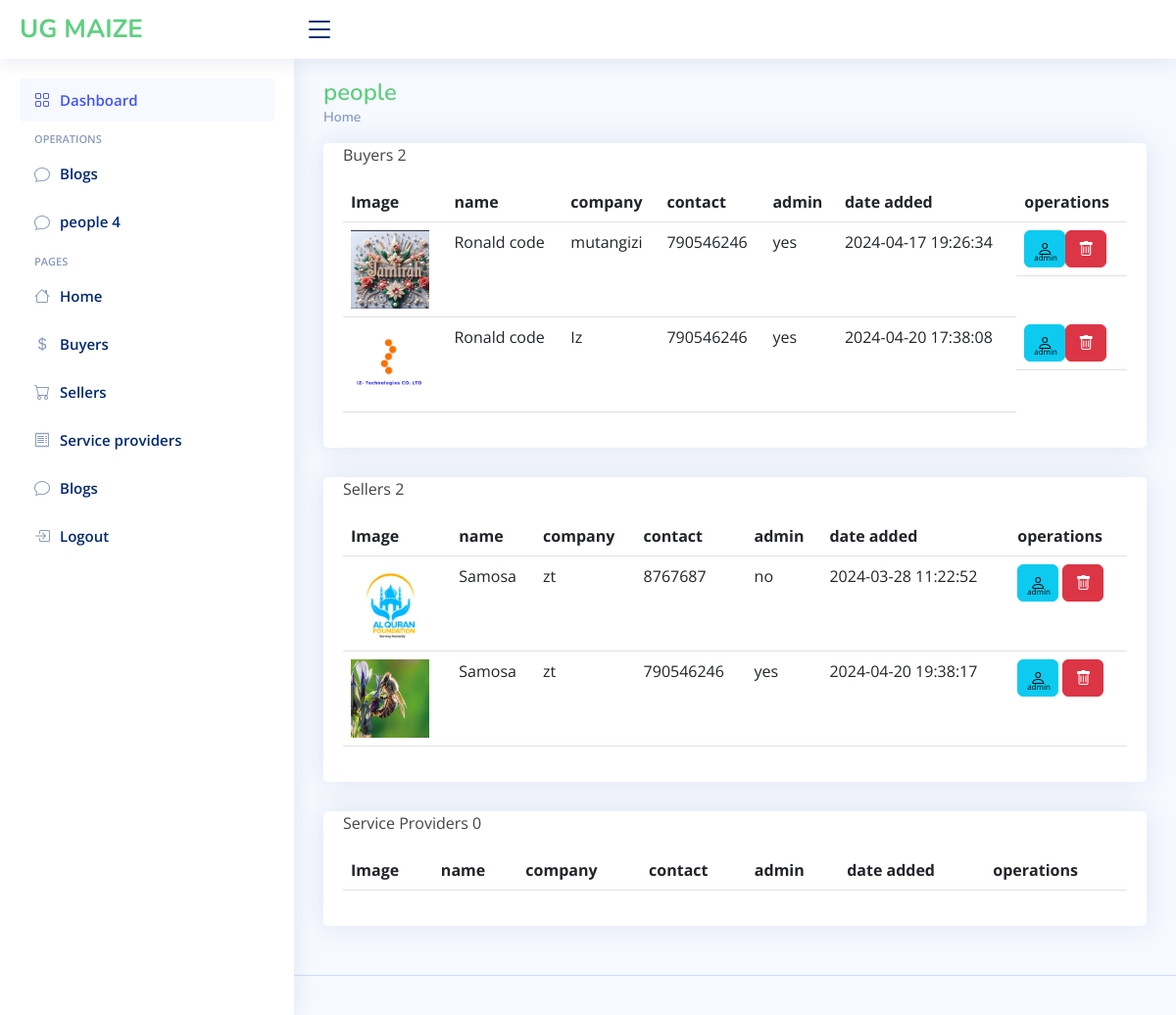
/people.php, run on an earlier commit of the app's database.
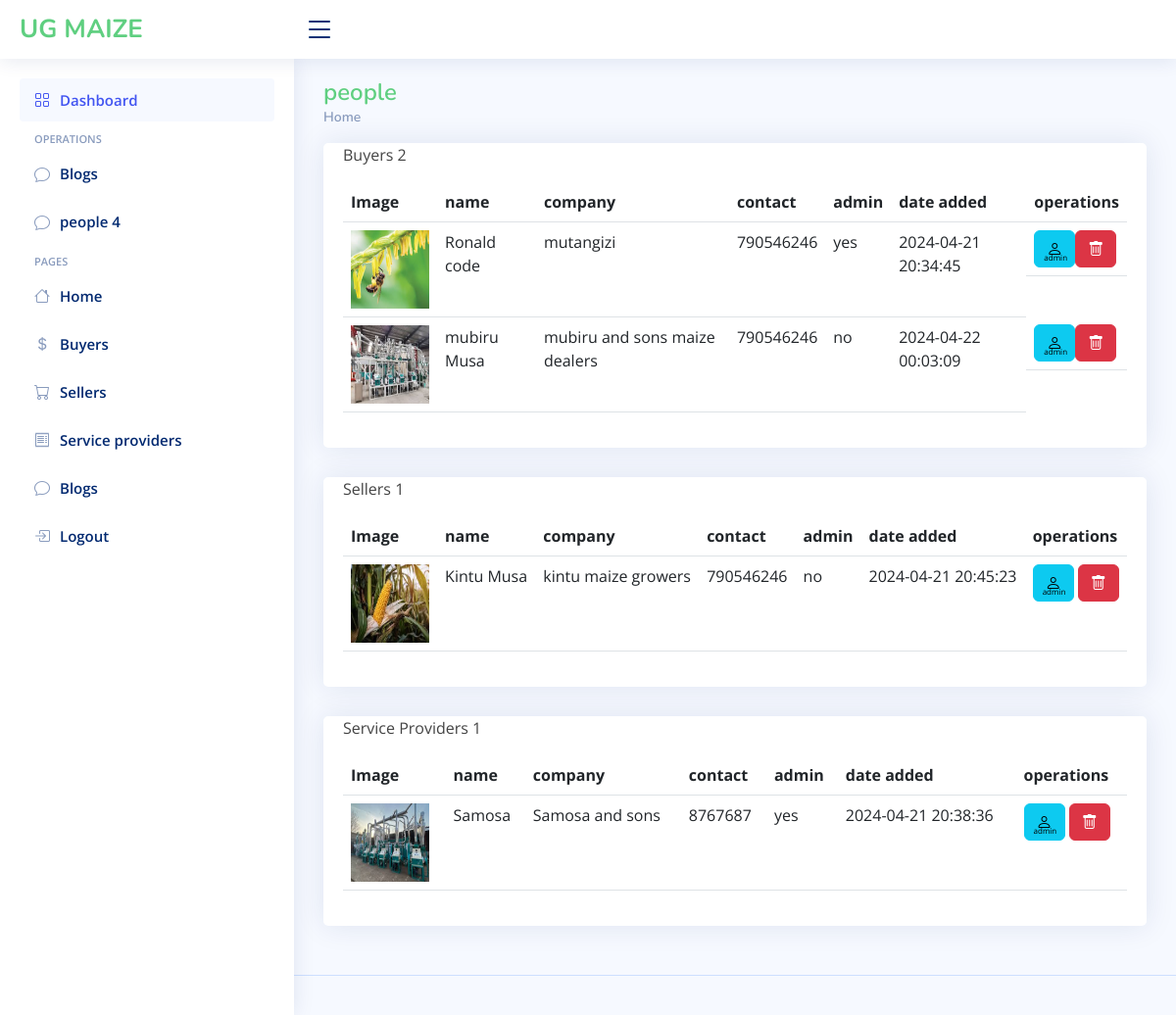
And on a later commit of the database.
### tables this page shows
CREATE TABLE `users` (
  `id` int(11) NOT NULL,
  `name` varchar(500) DEFAULT NULL,
  `email` varchar(100) DEFAULT NULL,
  `password` varchar(500) DEFAULT NULL,
  `role` varchar(100) DEFAULT 'buyer',
  `image` varchar(200) DEFAULT NULL,
  `company` varchar(200) DEFAULT NULL,
  `description` varchar(1000) DEFAULT NULL,
  `logo` varchar(100) DEFAULT NULL,
  `motto` varchar(1000) DEFAULT NULL,
  `website` varchar(1000) DEFAULT NULL,
  `contact` int(11) DEFAULT NULL,
  `location` varchar(1000) DEFAULT NULL,
  `dateAdded` datetime DEFAULT current_timestamp(),
  `admin` tinyint(1) DEFAULT 0
);

### people.php (the view, shortened to what this page needs)
<?php
include './dbinit.php';
$sql="select(select count(*) from users where role = 'Seller') as Seller,
  (select count(*) from users where role = 'Service Provider') as Provider,
  (select count(*) from users where role = 'Buyer') as Buyer";
  $results =mysqli_query($conn,$sql);
  $users=mysqli_fetch_all($results,MYSQLI_ASSOC);
$sql="SELECT * FROM users WHERE role='seller'";
$results =mysqli_query($conn,$sql);
$sellers=mysqli_fetch_all($results,MYSQLI_ASSOC);
$sql="SELECT * FROM users WHERE role='buyer'";
$results =mysqli_query($conn,$sql);
$buyers=mysqli_fetch_all($results,MYSQLI_ASSOC);
$sql="SELECT * FROM users WHERE role='service provider'";
$results =mysqli_query($conn,$sql);
$providers=mysqli_fetch_all($results,MYSQLI_ASSOC);
?>
<!DOCTYPE html>
<html lang="en">
<head>
  <link href="assets2/vendor/bootstrap/css/bootstrap.min.css" rel="stylesheet">
  <link href="assets2/vendor/bootstrap-icons/bootstrap-icons.css" rel="stylesheet">
  <link href="assets2/vendor/boxicons/css/boxicons.min.css" rel="stylesheet">
  <link href="assets2/vendor/quill/quill.snow.css" rel="stylesheet">
  <link href="assets2/vendor/quill/quill.bubble.css" rel="stylesheet">
  <link href="assets2/vendor/remixicon/remixicon.css" rel="stylesheet">
  <link href="assets2/vendor/simple-datatables/style.css" rel="stylesheet">
  <link href="assets2/css/style.css" rel="stylesheet">
</head>
<body>
  <header id="header" class="header fixed-top d-flex align-items-center">
    <div class="d-flex align-items-center justify-content-between">
      <a href="index.php" class="logo d-flex align-items-center">
        <span class="d-none d-lg-block" style="color: #5fcf80;">UG MAIZE</span>
      </a>
      <i class="bi bi-list toggle-sidebar-btn"></i>
    </div>
  </header>
<?php include 'sidebar.php'  ?>
  <main id="main" class="main">
    <div class="pagetitle">
      <h1 style="color: #5fcf80;">people</h1>
      <nav>
        <ol class="breadcrumb">
          <li class="breadcrumb-item"><a href="index.php">Home</a></li>
        </ol>
      </nav>
    </div>
    <section class="section">
      <div class="row">
        <div class="col-lg-12">
          <div class="card">
            <div class="card-body">
              <p>Buyers <?php echo $users[0]['Buyer']  ?></p>
              <table class="table datatable">
                <thead>
                  <tr>
                    <th scope="col">Image</th>
                    <th scope="col">name</th>
                    <th scope="col">company</th>
                    <th scope="col">contact</th>
                    <th scope="col">admin</th>
                    <th scope="col">date added</th></th>
                    <th scope="col">operations</th></th>
                  </tr>
                </thead>
                <tbody>
                  <?php foreach ($buyers as $buyer) {?>
                     <tr>
                    <th scope="row">
                      <img src="imgs/<?php echo $buyer['image']  ?>" style="width: 80px; height: 80px;">
                    </th>
                    <td><?php echo $buyer['name']  ?></td>
                    <td><?php echo $buyer['company']  ?></td>
                    <td><?php echo $buyer['contact']  ?></td>
                    <td><?php echo $buyer['admin']==0?'no':'yes'  ?></td>
                    <td><?php echo $buyer['dateAdded']  ?></td>
                    <td class="d-flex">
                      <a
                        class="btn btn-info position-relative"
                        href="admin.php?admin=<?php echo $buyer['admin']==0?false:true  ?> && id=<?php echo $buyer['id']?>"
                        role="button"
                        >
                        <span class="bi bi-person m-0 p-0"></span><br>
                        <span class="m-0 p-0 position-absolute" style="font-size: 8px; bottom: 3px; left: 9px;">admin</span>
                        </a>
                       <a href="?deleteid=<?php echo $buyer['id']?>" class="btn btn-danger"><span class="bi bi-trash"></span></a>
                    </td>
                  </tr>
                  <?php }  ?>
              </table>
            </div>
          </div>
          <div class="card">
            <div class="card-body">
              <p>Sellers <?php echo $users[0]['Seller']  ?></p>
              <table class="table datatable">
                <thead>
                  <tr>
                    <th scope="col">Image</th>
                    <th scope="col">name</th>
                    <th scope="col">company</th>
                    <th scope="col">contact</th>
                    <th scope="col">admin</th>
                    <th scope="col">date added</th></th>
                    <th scope="col">operations</th></th>
                  </tr>
                </thead>
                <tbody>
                  <?php foreach ($sellers as $seller) {?>
                     <tr>
                    <th scope="row">
                      <img src="imgs/<?php echo $seller['image']  ?>" style="width: 80px; height: 80px;">
                    </th>
                    <td><?php echo $seller['name']  ?></td>
                    <td><?php echo $seller['company']  ?></td>
                    <td><?php echo $seller['contact']  ?></td>
                    <td><?php echo $seller['admin']==0?'no':'yes'  ?></td>
                    <td><?php echo $seller['dateAdded']  ?></td>
                    <td>
                      <a
                        class="btn btn-info position-relative"
                        href="admin.php?admin=<?php echo $seller['admin']==0?false:true  ?> && id=<?php echo $seller['id']?>"
                        role="button"
                        >
                        <span class="bi bi-person m-0 p-0"></span><br>
                        <span class="m-0 p-0 position-absolute" style="font-size: 8px; bottom: 3px; left: 9px;">admin</span>
                        </a>
                       <a href="?deleteid=<?php echo $seller['id']?>" class="btn btn-danger"><span class="bi bi-trash"></span></a>
                    </td>
                  </tr>
                  <?php }  ?>
              </table>
            </div>
          </div>
          <div class="card">
            <div class="card-body">
              <p>Service Providers <?php echo $users[0]['Provider']  ?></p>
              <table class="table datatable">
                <thead>
                  <tr>
                    <th scope="col">Image</th>
                    <th scope="col">name</th>
                    <th scope="col">company</th>
                    <th scope="col">contact</th>
                    <th scope="col">admin</th>
                    <th scope="col">date added</th></th>
                    <th scope="col">operations</th></th>
                  </tr>
                </thead>
                <tbody>
                  <?php foreach ($providers as $provider) {?>
                     <tr>
                    <th scope="row">
                      <img src="imgs/<?php echo $provider['image']  ?>" style="width: 80px; height: 80px;">
                    </th>
                    <td><?php echo $provider['name']  ?></td>
                    <td><?php echo $provider['company']  ?></td>
                    <td><?php echo $provider['contact']  ?></td>
                    <td><?php echo $provider['admin']==0?'no':'yes'  ?></td>
                    <td><?php echo $provider['dateAdded']  ?></td>
                    <td>
                      <a
                        class="btn btn-info position-relative"
                        href="admin.php?admin=<?php echo $provider['admin']==0?false:true  ?> && id=<?php echo $provider['id']?>"
                        role="button"
                        >
                        <span class="bi bi-person m-0 p-0"></span><br>
                        <span class="m-0 p-0 position-absolute" style="font-size: 8px; bottom: 3px; left: 9px;">admin</span>
                        </a>
                       <a href="?deleteid=<?php echo $provider['id']?>" class="btn btn-danger"><span class="bi bi-trash"></span></a>
                    </td>
                  </tr>
                  <?php }  ?>
              </table>
            </div>
          </div>
        </div>
      </div>
    </section>
  </main>
  <footer id="footer" class="footer">
  </footer>
</body>
</html>

### sidebar.php
<aside id="sidebar" class="sidebar">
    <ul class="sidebar-nav" id="sidebar-nav">
      <li class="nav-item">
        <a class="nav-link " href="dashboard.php">
          <i class="bi bi-grid"></i>
          <span >Dashboard</span>
        </a>
      </li>
       <li class="nav-heading">Operations</li>
      <li class="nav-item">
        <a class="nav-link collapsed" href="blog.php">
          <i class="bi bi-chat"></i>
          <span>Blogs</span>
        </a>
      </li>
      <li class="nav-item">
        <a class="nav-link collapsed" href="people.php">
          <i class="bi bi-chat"></i>
          <span>people <?php echo $users[0]['Buyer']+$users[0]['Seller']+$users[0]['Provider'] ?> </span>
        </a>
      </li>
      <li class="nav-heading">Pages</li>
      <li class="nav-item">
        <a class="nav-link collapsed" href="index.php">
          <i class="bi bi-house"></i>
          <span>Home</span>
        </a>
      </li>
      <li class="nav-item">
        <a class="nav-link collapsed" href="buyers.php">
          <i class="bi bi-currency-dollar"></i>
          <span>Buyers</span>
        </a>
      </li>
      <li class="nav-item">
        <a class="nav-link collapsed" href="sellers.php">
          <i class="bi bi-cart"></i>
          <span>Sellers</span>
        </a>
      </li>
      <li class="nav-item">
        <a class="nav-link collapsed" href="services.php">
          <i class="bi bi-receipt"></i>
          <span>Service providers</span>
        </a>
      </li>
      <li class="nav-item">
        <a class="nav-link collapsed" href="blogs.php">
          <i class="bi bi-chat"></i>
          <span>Blogs</span>
        </a>
      </li>
      <li class="nav-item">
        <a class="nav-link collapsed" href="login.php">
          <i class="bi bi-box-arrow-in-right"></i>
          <span>Logout</span>
        </a>
      </li>
    </ul>
  </aside>

### assets2/css/style.css (style rules this page uses)
:root { scroll-behavior: smooth; }
body { font-family: "Open Sans", sans-serif; background: #f6f9ff; color: #444444; }
a { color: #4154f1; text-decoration: none; }
h1, h2, h3, h4, h5, h6 { font-family: "Nunito", sans-serif; }
#main { margin-top: 60px; padding: 20px 30px; transition: all 0.3s; }
.pagetitle { margin-bottom: 10px; }
.pagetitle h1 { font-size: 24px; margin-bottom: 0; font-weight: 600; color: #012970; }
.card { margin-bottom: 30px; border: none; border-radius: 5px; box-shadow: 0px 0 30px rgba(1, 41, 112, 0.1); }
.card-body { padding: 0 20px 20px 20px; }
.breadcrumb { font-size: 14px; font-family: "Nunito", sans-serif; color: #899bbd; font-weight: 600; }
.breadcrumb a { color: #899bbd; transition: 0.3s; }
.breadcrumb .breadcrumb-item::before { color: #899bbd; }
.logo { line-height: 1; }
@media (min-width: 1200px) { .logo { width: 280px; } }
.logo span { font-size: 26px; font-weight: 700; color: #012970; font-family: "Nunito", sans-serif; }
.header { transition: all 0.5s; z-index: 997; height: 60px; box-shadow: 0px 2px 20px rgba(1, 41, 112, 0.1); background-color: #fff; padding-left: 20px; }
.header .toggle-sidebar-btn { font-size: 32px; padding-left: 10px; cursor: pointer; color: #012970; }
.sidebar { position: fixed; top: 60px; left: 0; bottom: 0; width: 300px; z-index: 996; transition: all 0.3s; padding: 20px; overflow-y: auto; scrollbar-width: thin; scrollbar-color: #aab7cf transparent; box-shadow: 0px 0px 20px rgba(1, 41, 112, 0.1); background-color: #fff; }
@media (min-width: 1200px) { #main, #footer { margin-left: 300px; } }
.sidebar-nav { padding: 0; margin: 0; list-style: none; }
.sidebar-nav li { padding: 0; margin: 0; list-style: none; }
.sidebar-nav .nav-item { margin-bottom: 5px; }
.sidebar-nav .nav-heading { font-size: 11px; text-transform: uppercase; color: #899bbd; font-weight: 600; margin: 10px 0 5px 15px; }
.sidebar-nav .nav-link { display: flex; align-items: center; font-size: 15px; font-weight: 600; color: #4154f1; transition: 0.3; background: #f6f9ff; padding: 10px 15px; border-radius: 4px; }
.sidebar-nav .nav-link i { font-size: 16px; margin-right: 10px; color: #4154f1; }
.sidebar-nav .nav-link.collapsed { color: #012970; background: #fff; }
.sidebar-nav .nav-link.collapsed i { color: #899bbd; }
.footer { padding: 20px 0; font-size: 14px; transition: all 0.3s; border-top: 1px solid #cddfff; }

What changed in the data, as far as the page shows it:
removed users: image (picture), name "Ronald code", company "mutangizi", contact "790546246", admin "yes", dateAdded "2024-04-17 19:26:34", shown under "people"
removed users: image (picture), name "Ronald code", company "Iz", contact "790546246", admin "yes", dateAdded "2024-04-20 17:38:08", shown under "people"
removed users: image (picture), name "Samosa", company "zt", contact "8767687", admin "no", dateAdded "2024-03-28 11:22:52"
removed users: image (picture), name "Samosa", company "zt", contact "790546246", admin "yes", dateAdded "2024-04-20 19:38:17"
added users: image (picture), name "Ronald code", company "mutangizi", contact "790546246", admin "yes", dateAdded "2024-04-21 20:34:45", shown under "people"
added users: image (picture), name "mubiru Musa", company "mubiru and sons maize dealers", contact "790546246", admin "no", dateAdded "2024-04-22 00:03:09", shown under "people"
added users: image (picture), name "Kintu Musa", company "kintu maize growers", contact "790546246", admin "no", dateAdded "2024-04-21 20:45:23"
added users: image (picture), name "Samosa", company "Samosa and sons", contact "8767687", admin "yes", dateAdded "2024-04-21 20:38:36"
Also different on the page:
$users[0]['Seller']: "2" → "1"
$users[0]['Provider']: "0" → "1"
